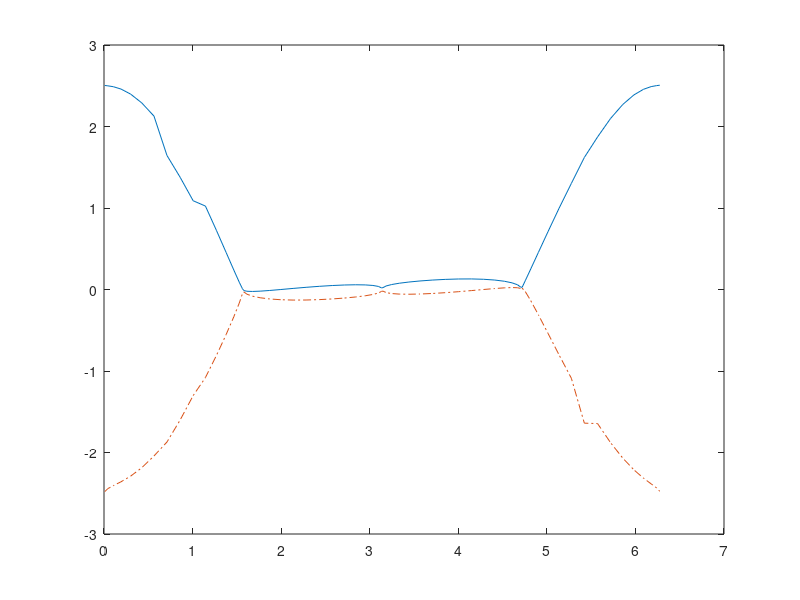

Here is the MATLAB script that generated this plot: (Note: this script raises an error after producing the figure.)
function Disc = test_logkernelSQ()
% Function to test SQ for log-kernel and construct Lmod matrix.
%
% Integral to compute is I = Im( Int( f(tau)*log(tau-z) dtau ).

% Set parameters
Disc.Npanels = 4;
Disc.N = Disc.Npanels*16;
Disc.Param.interfparam = 'circle';

% Initialise discretisations
[Disc, ~] = init(Disc);

% figure(1); clf
% plot(Disc.z); hold on; axis equal;
% % plot(Dom.z+1i*eps,'*');
% quiver(real(Disc.z),imag(Disc.z),real(Disc.zp),imag(Disc.zp));

% Define function f
Disc.f = ones(Disc.N,1)*(1+1i)/10;

% Compute the integral I for z on boundary 
Disc.u  = compute_Ibndry(Disc);

figure(2); clf
plot(Disc.tpar,real(Disc.u)); 
hold on; 
plot(Disc.tpar,imag(Disc.u),'-.')

% Apply special quadrature for u on boundary
usq = compute_SQ(Disc);

plot(Disc.tpar,real(usq)); 
hold on; 
plot(Disc.tpar,imag(usq),'-.')


end


function L = compute_Lmod(zsrc,ztar)
% Compute SQ corrections for all points ztar from panel with points zsrc

Ntar = length(ztar);

pidx = (0:15);
V = ztar.^pidx;

for j=1:Ntar
    
    
end


end



function usq = compute_SQ(Disc)
% Computes onsurface SQ. This should be changed into 

load LmodFull.mat

wazp = Disc.w.*abs(Disc.zp);

usq = Disc.u;
usq = usq - Disc.f.*wazp.*log(pi/Disc.Npanels*abs(Disc.zp));

% Go through all panels. For each panel, modify the panel points and four
% points to each side of it.
for k=1:Disc.Npanels 
    idx = Disc.idx(1,1)+mod((k-1)*16+(-3:20)+Disc.Npanels*16-1,Disc.Npanels*16);
    idx2 = Disc.idx(1,1)-1+((k-1)*16+(1:16));
    
    Lmodtest = compute_Lmod(Disc.z(idx2),Disc.z(idx));
    
    usq(idx) = usq(idx) - Lmod*(Disc.f(idx2).*wazp(idx2));
end


end

function u = compute_Ibndry(Disc)
% Compute integral I = Im( Int( f(tau)*log(tau-z) dtau ) for z on bndry

u = zeros(Disc.N,1);
for j = 1:Disc.N
    tmp = Disc.f.*log(Disc.z-Disc.z(j)).*Disc.zp.*Disc.w; 
    tmp(j) = 0;
    u(j) = sum(tmp);
end

end


function [Disc, Dom] = init(Disc)
switch Disc.Param.interfparam
    case 'circle'
        r = 2;
        Disc.Param.tau = @(t) r*(cos(t) + 1i*sin(t));
        Disc.Param.taup = @(t) r*(-sin(t) + 1i*cos(t));
        Disc.Param.taupp = @(t) r*(-cos(t) - 1i*sin(t));
end
% Obtan GL-16 nodes and weights
[z, w,tpar,panels,pointPanel] = gl16(Disc.Npanels,Disc.Param.tau);
Disc.z = z; Disc.w = w; Disc.tpar = tpar; Disc.panels = panels;
Disc.pointPanel = pointPanel; 
Disc.idx = [1 Disc.N];
Disc.zp = Disc.Param.taup(Disc.tpar);
Disc.zpp = Disc.Param.taupp(Disc.tpar);

Dom.reld = linspace(0.25,0.99,20)';
Dom.z = Disc.z(end-5)*Dom.reld;

end


function [zDrops, wDrops, tpar,panels, pointPanel] = gl16(Npanels,tau)
% Divide domain parametrized by tau into Npanels panels and distribute 16
% GL nodes and weights on each
%   zDrops, GL nodes in complex plane
%   spar, GL nodes in parametrization [0,2pi]
%   wDrops, GL weights

panels = linspace(0,2*pi,Npanels+1)'; %divide parametrization into panels

zDrops = zeros(Npanels*16,1); %complex interface coord.
tpar = zeros(Npanels*16,1); %parametrization vector
wDrops = zeros(Npanels*16,1); %GL. weights

for i=1:Npanels
    [nodes,weights] = gaussleg(16,[panels(i) panels(i+1)]);
    tpar((i-1)*16+1:16*i) = nodes;
    zDrops((i-1)*16+1:16*i) = tau(nodes);
    wDrops((i-1)*16+1:16*i) = weights;
    pointPanel((i-1)*16+1:16*i) = i;
end

end

function [nodes,weights] = gaussleg(n,interv)
% Creates G-L nodes and weights for polynomials of degree n, on
% the interval interv (as done in Trefethen)
n_vec = 1:(n-1);
beta = 0.5*(1-(2*n_vec).^(-2)).^(-1/2);
Tn = diag(beta,-1) + diag(beta,1);
[V,D] = eig(Tn);
nodes = D(logical(eye(size(D))));
weights = (2*V(1,:).^2)'; %here we could use our saved W16 weights and
%remap them instead... but we won't save much time doing so

nodes = (interv(1)*(1-nodes)+interv(2)*(1+nodes))/2;
weights =(interv(2)-interv(1))/2*weights;
end